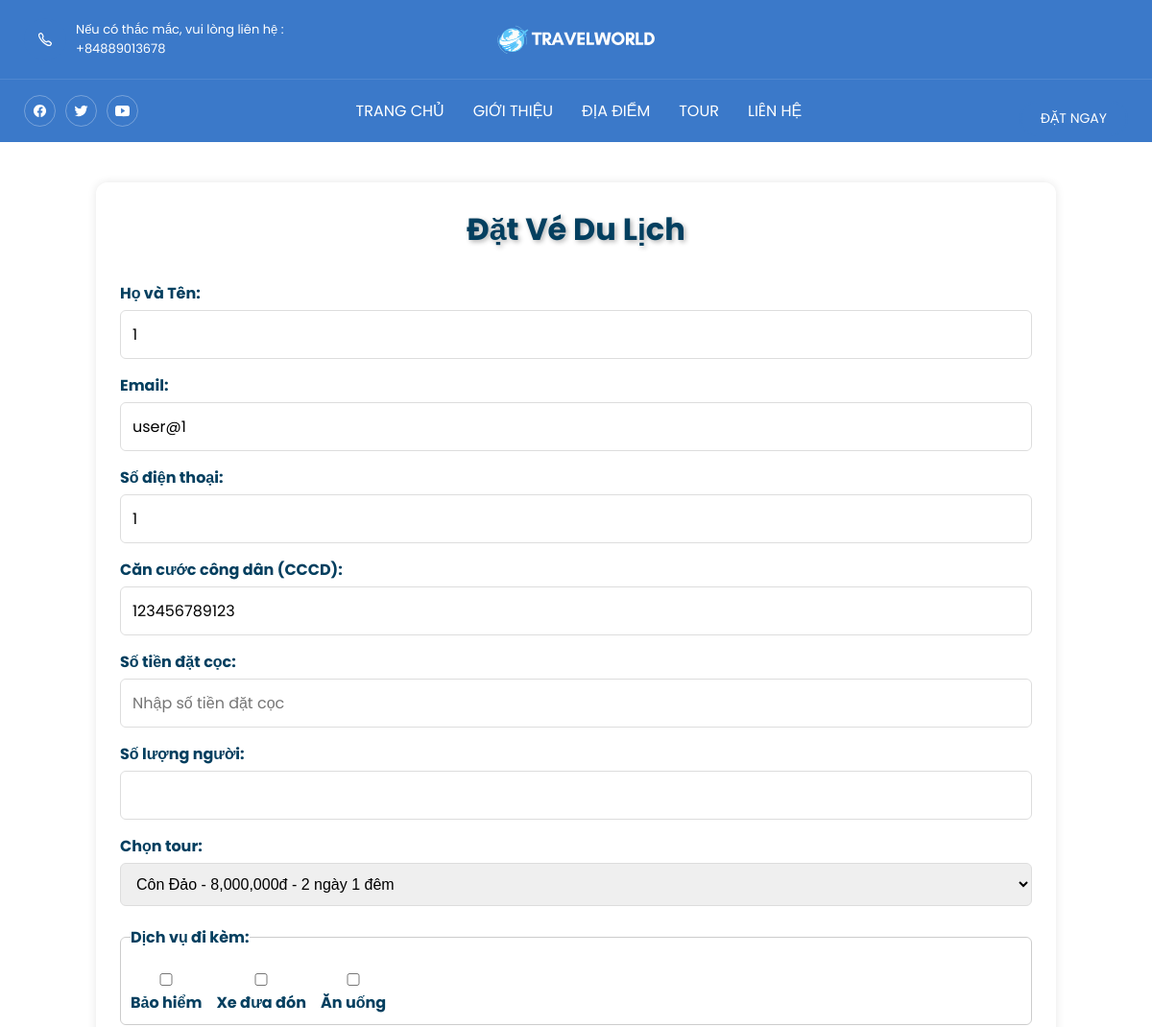
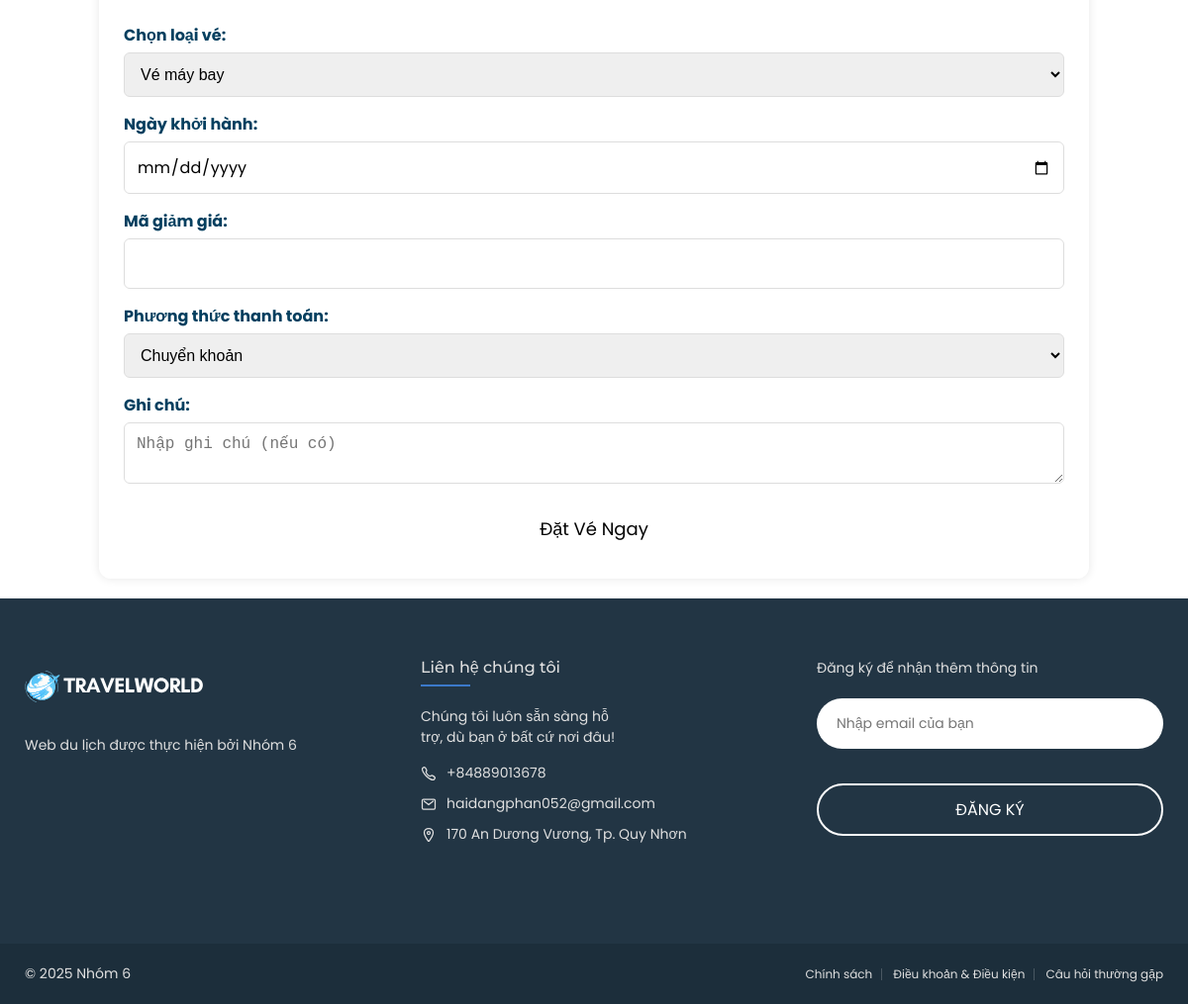
The page /book.php (signed in) on the database its author committed (2 pictures, top to bottom).
### tables this page shows
CREATE TABLE `users` (
  `user_id` int(11) NOT NULL,
  `name` varchar(255) NOT NULL,
  `email` varchar(255) NOT NULL,
  `password_hash` varchar(255) NOT NULL,
  `user_role` int(11) NOT NULL DEFAULT 1 COMMENT '0=admin, 1=user',
  `phone` varchar(20) DEFAULT NULL,
  `id_card` varchar(20) DEFAULT NULL
);

### book.php (the view, shortened to what this page needs)
<?php
$conn = new mysqli("localhost", "root", "", "travelworldweb");
$user_id = $_SESSION['user_id'];
$user_result = $conn->query("SELECT * FROM users WHERE user_id = $user_id");
$user = $user_result->fetch_assoc();
$tour_result = $conn->query("SELECT tour_id, name, price, duration FROM tours");
?>
	<!DOCTYPE html>
	<html lang="vi">
	<head>
		<link rel="stylesheet" href="./assets/css/style.css">
		<link rel="stylesheet" href="./assets/css/header.css">
		<link rel="stylesheet" href="./assets/css/footer.css">
		<link rel="stylesheet" href="./assets/css/color.css">
		<link rel="stylesheet" href="./assets/css/package.css">
		<link rel="stylesheet" href="./assets/css/popular.css">
		<link rel="stylesheet" href="./assets/css/booking.css">
	</head>
	<body id="top" style="background: url('./assets/images/login.jpg') no-repeat center center/cover;">
	   <header class="header" data-header style="background-color: var(--bright-navy-blue);">
			<div class="header-top">
				<div class="container">
					<a href="tel:+84889013678" class="helpline-box">
						<div class="icon-box">
							<ion-icon name="call-outline"></ion-icon>
						</div>
						<div class="wrapper">
							<p class="helpline-title">Nếu có thắc mắc, vui lòng liên hệ :</p>
							<p class="helpline-number">+84889013678</p>
						</div>
					</a>
					<a href="#" class="logo">
						<img src="./assets/images/logo.svg" alt="TravelWorld logo">
					</a>
				</div>
			</div>
			<div class="header-bottom">
				<div class="container">
					<ul class="social-list">
						<li>
							<a href="#" class="social-link">
								<ion-icon name="logo-facebook"></ion-icon>
							</a>
						</li>
						<li>
							<a href="#" class="social-link">
								<ion-icon name="logo-twitter"></ion-icon>
							</a>
						</li>
						<li>
							<a href="#" class="social-link">
								<ion-icon name="logo-youtube"></ion-icon>
							</a>
						</li>
					</ul>
					<nav class="navbar" data-navbar>
						<ul class="navbar-list">
							<li>
								<a href="index.php" class="navbar-link" data-nav-link>Trang chủ</a>
							</li>
							<li>
								<a href="about.php" class="navbar-link" data-nav-link>giới thiệu</a>
							</li>
							<li>
								<a href="destination.php" class="navbar-link" data-nav-link>địa điểm</a>
							</li>
							<li>
								<a href="tour.php" class="navbar-link" data-nav-link>tour</a>
							</li>
							<li>
								<a href="contact.php" class="navbar-link" data-nav-link>Liên hệ</a>
							</li>
						</ul>
					</nav>
					<a href="book.php">
						<button class="btn btn-primary">Đặt ngay</button>
					</a>
				</div>
			</div>
		</header>
	  <main>
		<section>
		  <div class="booking-container" style="margin-top: 190px;">
			<h2>Đặt Vé Du Lịch</h2>
			<form id="booking-form" action="book-process.php" method="POST">
                    <label for="name">Họ và Tên:</label>
                    <input type="text" id="name" name="name" value="<?php echo isset($user['name']) ? htmlspecialchars($user['name']) : ''; ?>" required>
                    <label for="email">Email:</label>
                    <input type="email" id="email" name="email" value="<?php echo isset($user['email']) ? htmlspecialchars($user['email']) : ''; ?>" required>
                    <label for="phone">Số điện thoại:</label>
                    <input type="tel" id="phone" name="phone" value="<?php echo isset($user['phone']) ? htmlspecialchars($user['phone']) : ''; ?>" required>
                     <label for="id_card">Căn cước công dân (CCCD):</label>
                     <input type="text" id="id_card" name="id_card" value="<?php echo isset($user['id_card']) ? htmlspecialchars($user['id_card']) : ''; ?>" required>
                     <label for="deposit">Số tiền đặt cọc:</label>
                     <input type="number" id="deposit" name="deposit" placeholder="Nhập số tiền đặt cọc" min="1000000" step="1000" required>
			  <label for="people">Số lượng người:</label>
			  <input type="number" id="people" name="people" min="1" required>
			  <label for="tour_id">Chọn tour:</label>
	<select name="tour_id" id="tour_id" required>
	  <?php while ($row = $tour_result->fetch_assoc()): ?>
		<option
		  value="<?php echo $row['tour_id']; ?>"
		  data-duration="<?php echo htmlspecialchars($row['duration']); ?>">
		  <?php echo htmlspecialchars($row['name']); ?> -
		</option>
	  <?php endwhile; ?>
	</select>
			  <fieldset>
				<legend>Dịch vụ đi kèm:</legend>
				<div style="display: flex; gap: 15px; align-items: center;">
				  <label><input type="checkbox" name="services[]" value="insurance"> Bảo hiểm</label>
				  <label><input type="checkbox" name="services[]" value="transport"> Xe đưa đón</label>
				  <label><input type="checkbox" name="services[]" value="meal"> Ăn uống</label>
				</div>
			  </fieldset>
			  <label>Chọn loại vé:</label>
			  <select name="ticket_type">
				<option value="maybay">Vé máy bay</option>
			  </select>
			  <label>Ngày khởi hành:</label>
			  <input type="date" name="checkin" required>
			  <label for="discount-code">Mã giảm giá:</label>
			  <input type="text" id="discount-code" name="discount_code">
			  <label for="payment-method">Phương thức thanh toán:</label>
			  <select id="payment-method" name="payment_method" required>
				<option value="bank">Chuyển khoản</option>
			  </select>
			  <label>Ghi chú:</label>
			  <textarea name="note" placeholder="Nhập ghi chú (nếu có)"></textarea>
			  <button type="submit">Đặt Vé Ngay</button>
			</form>
		   </div>
			</section>
		</main>
		<footer class="footer">
			<div class="footer-top">
				<div class="container">
					<div class="footer-brand">
						<a href="#" class="logo">
							<img src="./assets/images/logo.svg" alt="Tourly logo">
						</a>
						<p class="footer-text">
							Web du lịch được thực hiện bởi Nhóm 6
						</p>
					</div>
					<div class="footer-contact">
						<h4 class="contact-title">Liên hệ chúng tôi</h4>
						<p class="contact-text">
							Chúng tôi luôn sẵn sàng hỗ trợ, dù bạn ở bất cứ nơi đâu!
						</p>
						<ul>
							<li class="contact-item">
								<ion-icon name="call-outline"></ion-icon>
								<a href="tel:+84889013678" class="contact-link">+84889013678</a>
							</li>
							<li class="contact-item">
								<ion-icon name="mail-outline"></ion-icon>
								<a href="mailto:haidangphan052@gmail.com" class="contact-link">haidangphan052@gmail.com</a>
							</li>
							<li class="contact-item">
								<ion-icon name="location-outline"></ion-icon>
								<address>170 An Dương Vương, Tp. Quy Nhơn</address>
							</li>
						</ul>
					</div>
					<div class="footer-form">
						<p class="form-text">
							Đăng ký để nhận thêm thông tin
						</p>
						<form action="" class="form-wrapper">
							<input type="email" name="email" class="input-field" placeholder="Nhập email của bạn" required>
							<button type="submit" class="btn btn-secondary">đăng ký</button>
						</form>
					</div>
				</div>
			</div>
			<div class="footer-bottom">
				<div class="container">
					<p class="copyright">
						&copy; 2025 <a href="">Nhóm 6</a>
					</p>
					<ul class="footer-bottom-list">
						<li>
							<a href="#" class="footer-bottom-link">Chính sách</a>
						</li>
						<li>
							<a href="#" class="footer-bottom-link">Điều khoản & Điều kiện</a>
						</li>
						<li>
							<a href="#" class="footer-bottom-link">Câu hỏi thường gặp</a>
						</li>
					</ul>
				</div>
			</div>
		</footer>
	</body>
	</html>

### assets/css/style.css (style rules this page uses)
*, *::before, *::after { margin: 0; padding: 0; box-sizing: border-box; }
li { list-style: none; }
a { text-decoration: none; }
a, img, span, input, label, button, ion-icon { display: block; }
input, button { background: none; border: none; font: inherit; }
button { cursor: pointer; }
input { width: 100%; }
ion-icon { pointer-events: none; }
html { font-family: var(--ff-poppins); scroll-behavior: smooth; }
body { background: var(--white); }
.container { padding-inline: 15px; }
.btn { color: var(--white); text-transform: uppercase; font-size: var(--fs-5); border-radius: 100px; padding: var(--padding, 8px 18px); border: var(--border-width, 2px) solid transparent; transition: var(--transition); }
.btn-primary { background: var(--bright-navy-blue); border-color: var(--bright-navy-blue); }
.btn-secondary { border-color: var(--white); }
@media (min-width: 580px) { .container { max-width: 580px; margin-inline: auto; } }
@media (min-width: 580px) { .btn { --fs-5: 16px; --padding: 12px 30px; } }
@media (min-width: 768px) { :root { --fs-5: 15px; } }
@media (min-width: 768px) { .container { max-width: 800px; } }
@media (min-width: 992px) { .container { max-width: 1050px; } }
@media (min-width: 1200px) { :root { --section-padding: 100px; } }
@media (min-width: 1200px) { .container { max-width: 1180px; } }

### assets/css/header.css (style rules this page uses)
.header { position: absolute; top: 0; left: 0; width: 100%; padding-top: 61px; z-index: 4; }
.header-top { position: absolute; top: 0; left: 0; width: 100%; transition: var(--transition); border-bottom: 1px solid hsla(0, 0%, 100%, 0.1); padding-block: 15px; z-index: 1; }
.header-top .container { display: grid; grid-template-columns: repeat(3, 1fr); justify-items: flex-start; align-items: center; }
.helpline-box .wrapper { display: none; }
.helpline-box .icon-box { background: var(--bright-navy-blue); padding: 6px; border-radius: 50%; color: var(--white); }
.helpline-box .icon-box ion-icon { --ionicon-stroke-width: 40px; }
.header-top .logo { margin-inline: auto; }
.header-top .logo img { max-width: 100px; }
.header-bottom { border-bottom: 1px solid hsla(0, 0%, 100%, 0.1); }
.header-bottom .container { display: flex; justify-content: space-between; align-items: center; padding-block: 15px; }
.social-list { display: flex; align-items: center; gap: 5px; }
.social-link { color: var(--white); padding: 8px; border: 1px solid hsla(0, 0%, 100%, 0.3); border-radius: 50%; font-size: 15px; transition: var(--transition); }
.header .btn { --padding: 4px 20px; }
.header .navbar { position: fixed; top: 0; right: -300px; width: 100%; max-width: 300px; height: 100%; background: var(--white); visibility: hidden; pointer-events: none; transition: 0.15s ease-in; z-index: 3; }
.navbar-list { border-top: 1px solid hsla(0, 0%, 0%, 0.1); }
.navbar-list li { border-bottom: 1px solid hsla(0, 0%, 0%, 0.1); }
.navbar-link { padding: 15px 20px; color: var(--jet); font-weight: var(--fw-500); font-size: var(--fs-4); transition: var(--transition); text-transform: capitalize; }
.container { position: relative; z-index: 1; }
@media (min-width: 580px) { .header { padding-top: 83px; } }
@media (min-width: 580px) { .helpline-box .icon-box { padding: 14px; } }
@media (min-width: 580px) { .header-top .logo img { max-width: unset; } }
@media (min-width: 580px) { .header .btn { --fs-5: 14px; --padding: 6px 20px; } }
@media (min-width: 768px) { .helpline-box { display: flex; justify-content: flex-start; align-items: center; gap: 10px; } }
@media (min-width: 768px) { .helpline-box .wrapper { display: block; color: var(--white); font-size: var(--fs-6); } }
@media (min-width: 768px) { .social-list { gap: 10px; } }
@media (min-width: 992px) { .header-bottom { border-bottom: none; } }
@media (min-width: 992px) { .header-bottom .container { padding-block: 0; } }
@media (min-width: 992px) { .header .navbar { all: unset; } }
@media (min-width: 992px) { .navbar-list { border-top: none; display: flex; justify-content: center; align-items: center; } }
@media (min-width: 992px) { .navbar-list li { border-bottom: none; } }
@media (min-width: 992px) { .navbar-link { color: var(--white); --fs-4: 16px; font-weight: unset; text-transform: uppercase; padding: 20px 15px; } }

### rows shown on the page
users: name "1", email "user@1", phone "1", id_card "123456789123"

### other values the page prints
form field tour_id "Côn Đảo - 8,000,000đ - 2 ngày 1 đêm"
